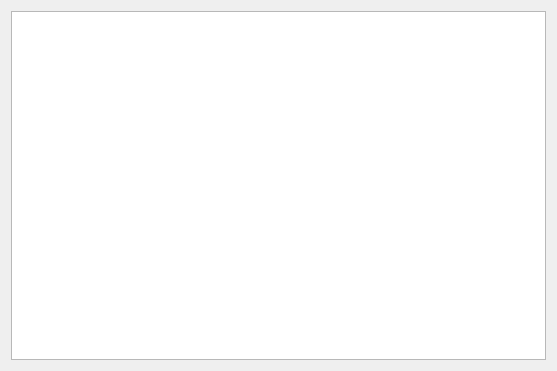
<?xml version="1.0" encoding="UTF-8"?>
<ui version="4.0">
 <class>MapPrefWidget</class>
 <widget class="QWidget" name="MapPrefWidget">
  <property name="geometry">
   <rect>
    <x>0</x>
    <y>0</y>
    <width>557</width>
    <height>371</height>
   </rect>
  </property>
  <property name="windowTitle">
   <string>Map Options</string>
  </property>
  <layout class="QVBoxLayout" name="verticalLayout">
   <item>
    <widget class="QTreeWidget" name="vectorTree">
     <attribute name="headerVisible">
      <bool>false</bool>
     </attribute>
     <column>
      <property name="text">
       <string notr="true">1</string>
      </property>
     </column>
    </widget>
   </item>
  </layout>
 </widget>
 <resources/>
 <connections/>
</ui>
